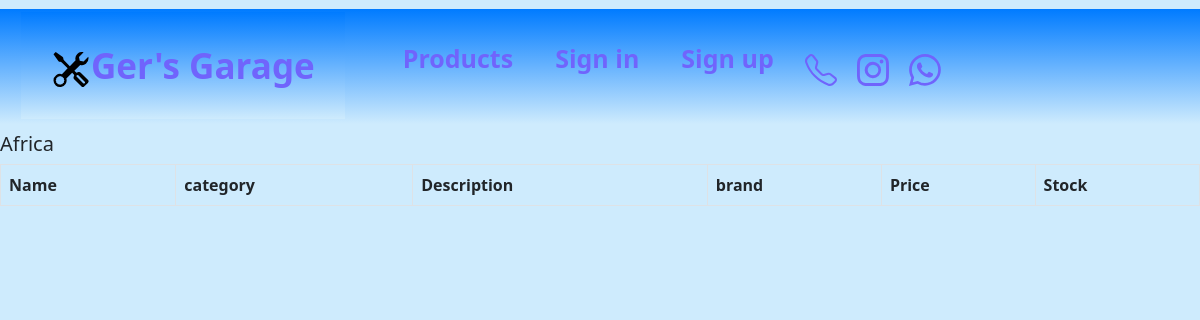
/Products/categories/5, run on an earlier commit of the app's database.
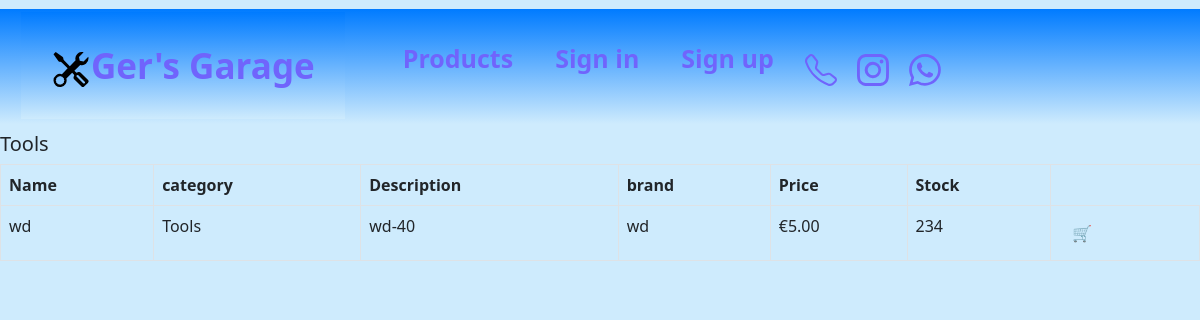
And on a later commit of the database.
### Products/models.py (models this page shows, shortened)
class Category(models.Model):
    name = models.TextField(max_length=25, default='')

class Product(models.Model):
    name = models.TextField(max_length=25, default='')
    description = models.TextField(max_length=100, default='')
    brand = models.TextField(max_length=25, default='')
    price = models.DecimalField(max_digits=10, decimal_places=2)
    picture = models.ImageField(upload_to='images/', blank=True)
    category = models.ForeignKey(Category, null=True, blank=True, on_delete=models.CASCADE)
    stock = models.IntegerField()

### Products/views.py (the view)
def ListByCat(request,id):#when a category is selected the product fields are filtered to only allow the products of the selected category are shown
    category = Category.objects.get(id=id)
    products = Product.objects.filter(category_id = category.id)
    return render(request, 'categories.html', {'Category': category,'products':products})

### Products/template/categories.html
{% extends 'index.html' %}
{% block content %}
    <h1>{{Category.name}}</h1>
<table class="table table-bordered table-hover table-condensed">
        <thead>
         <tr>
                <th>Name</th>
                <th>category</th>
                <th>Description</th>
                <th>brand</th>
                <th>Price</th>
                <th>Stock</th>
            </tr>
        </thead>
        <tbody>
            {% for product in products %}
            <tr>
                <td>{{product.name}}</td>
                <td>{{product.category.name}}</td>
                <td>{{product.description}}</td>
                <td>{{product.brand}}</td>
                <td>&euro;{{product.price}}</td>
                <td>{{product.stock}}</td>
                {% if product.stock > 0 %}
                <td><a href="{% url 'add_cart' product.id %}" class="btn btn-default btn-xs">🛒</a></td>
                {% else %}
                <td>
                    <a href="{% url 'add_cart' product.id %}" class="btn btn-default btn-xs">
                        🛒
                    </a>
                </td>
                {% endif %}
            </tr>
            {% endfor %}
        </tbody>
    </table>
{% endblock %}

What changed in the data, as far as the page shows it:
changed Category: name "Africa" → "Tools"
now on this page (row edited): Product: name "wd", category.name "Tools", description "wd-40", brand "wd", price "5.00", stock "234"
